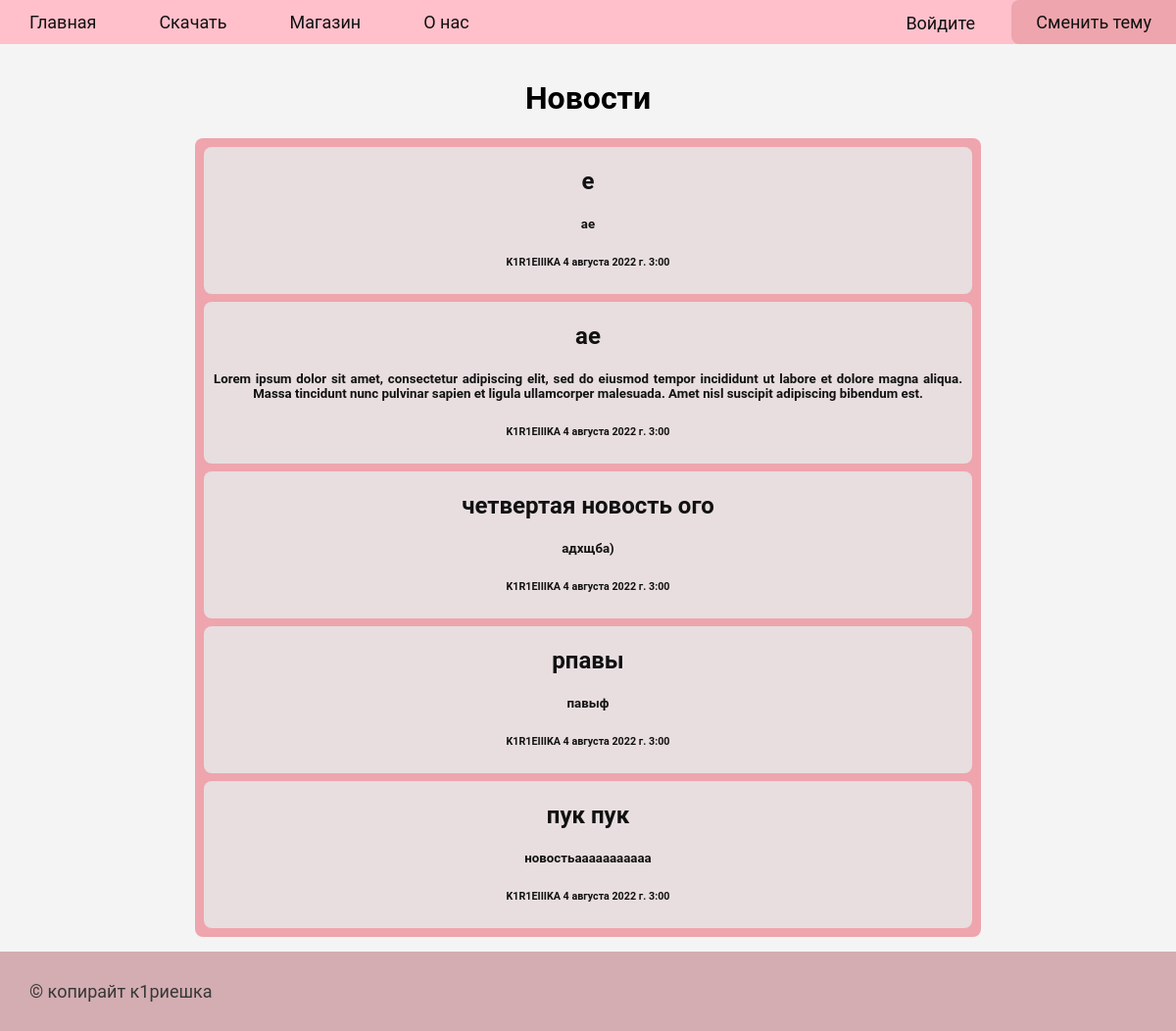
/news, run on an earlier commit of the app's database.
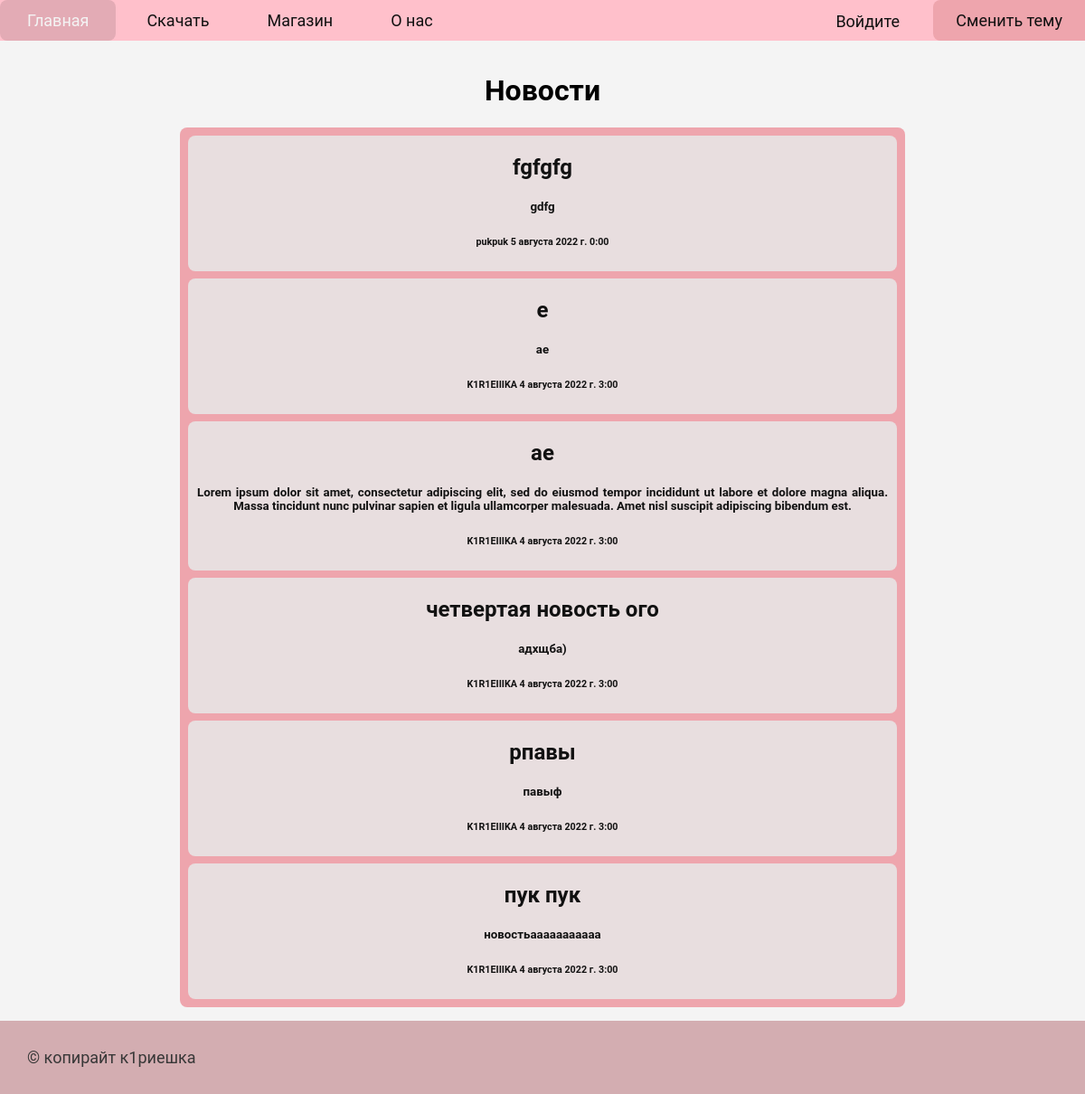
And on a later commit of the database.
### main/models.py (models this page shows, shortened)
class News(models.Model):
    header = models.CharField('Заголовок', max_length=50)
    body = models.TextField('Основной текст')
    date = models.DateTimeField('Дата публикации', default='2022-08-04')
    author = models.ForeignKey('auth.User', on_delete=models.CASCADE)
    class Meta:
        verbose_name = 'Новость'
        verbose_name_plural = 'Новости'

### main/views.py (the view)
# urls.py: path('news', views.news, name='news'),
def news(request):
    new = News.objects.order_by('-date')
    if request.user.is_authenticated:
        data = {
            'news': new,
            'player': get_player(request.user.id)
        }
    else:
        data = {
            'news': new,
        }
    return render(request, 'main/news/news.html', data)

### main/templates/main/news/news.html (shortened to what this page needs)
{% extends 'main/layout.html' %}
{% block content %}
    <h1 class="text">Новости</h1>
    <div class="news-all">
        {% if news %}
            {% for element in news %}
                <div class="new">
                    <h2 class="news-title">{{ element.header }}</h2>
                    <h5>{{ element.body }}</h5>
                    <h6>{{ element.author }} {{ element.date }}</h6>
                </div>
            {% endfor %}
        {% else %}
            <h3>Нет новостей</h3>
        {% endif %}
    </div>
{% endblock %}

What changed in the data, as far as the page shows it:
added News: header "fgfgfg", body "gdfg", author "pukpuk", date "5 августа 2022 г. 0:00"
